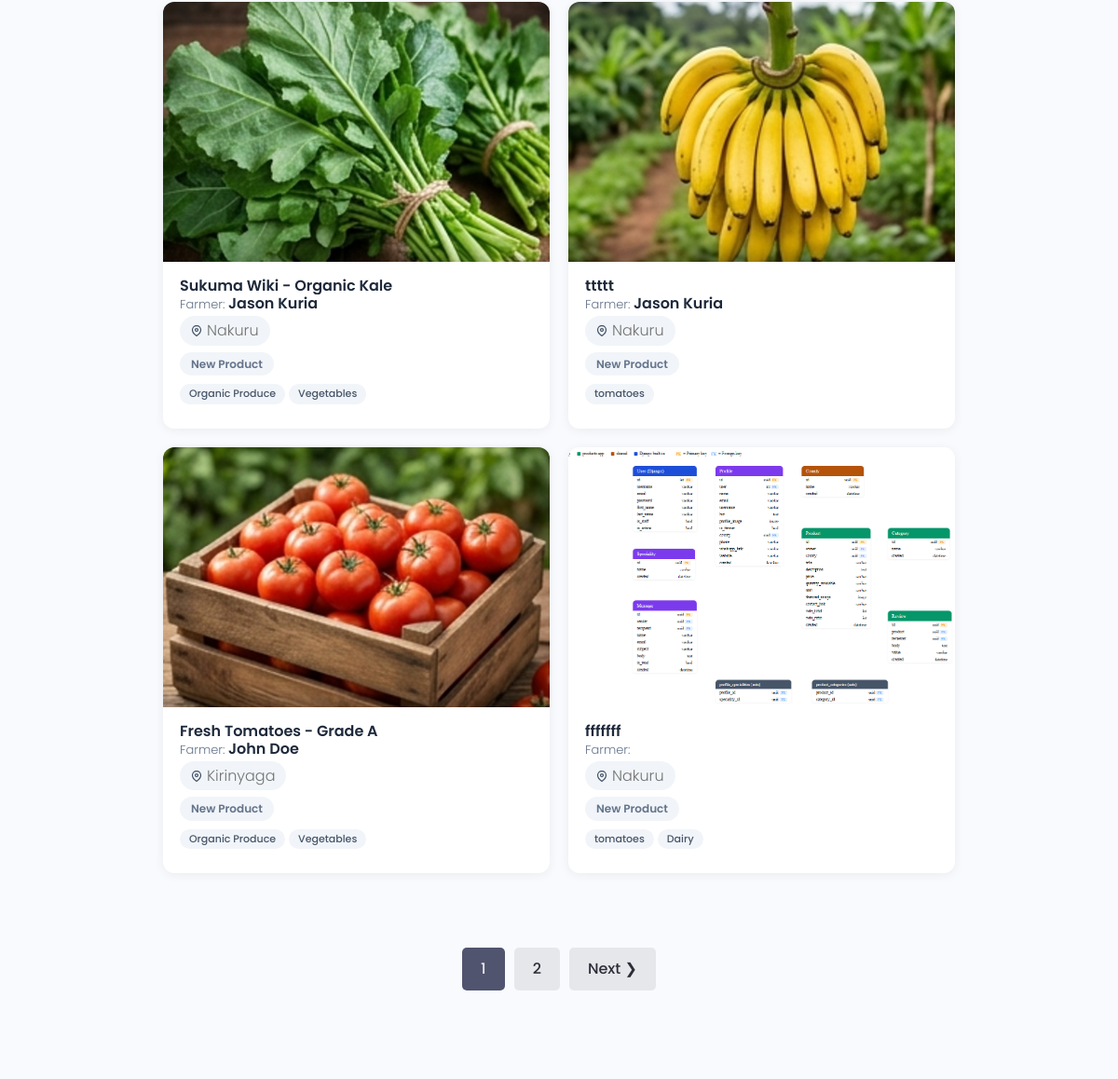
/products/ (middle part), run on an earlier commit of the app's database.
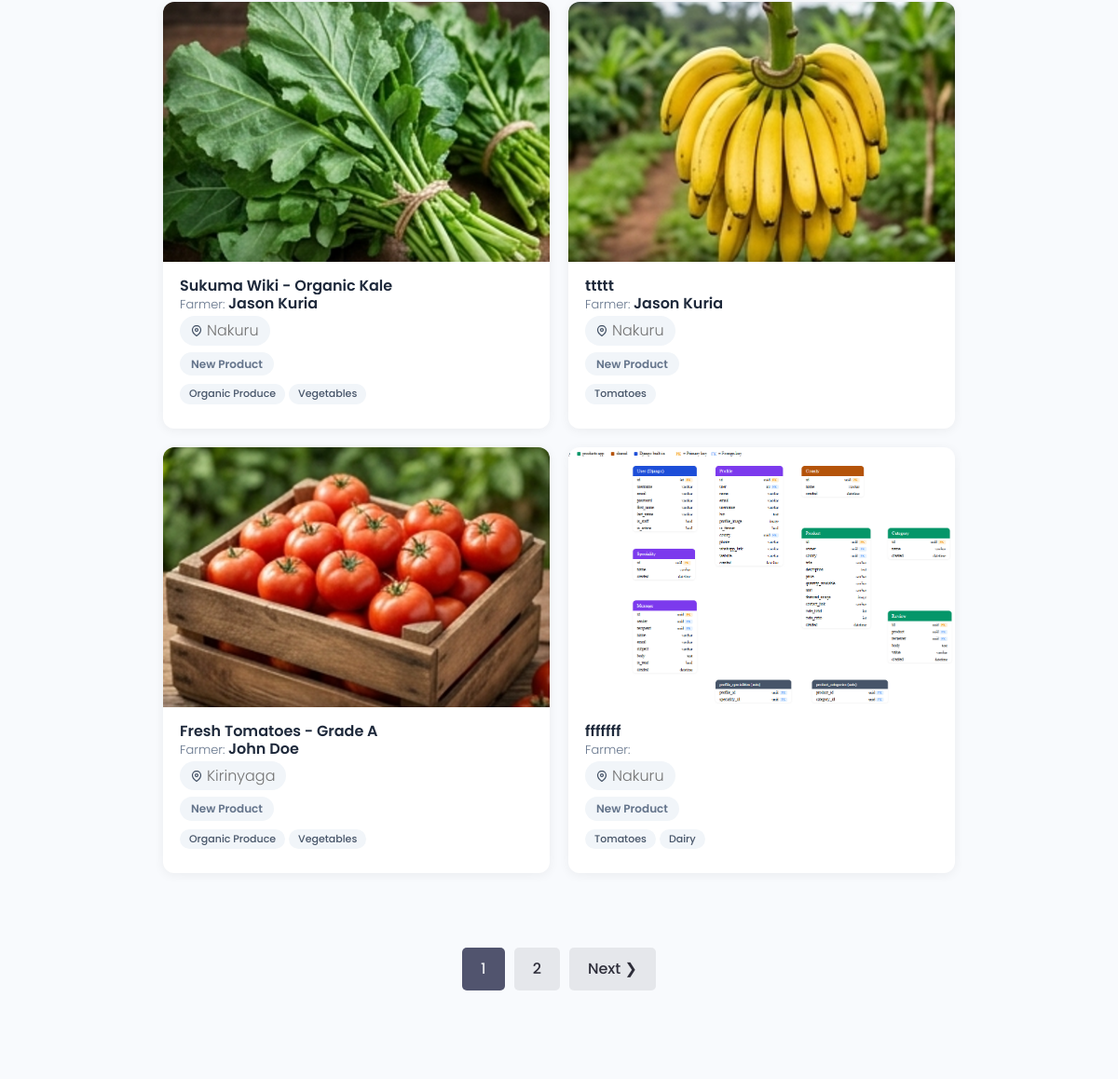
And on a later commit of the database.
### products/models.py (models this page shows, shortened)
class Product(models.Model):
    owner = models.ForeignKey(
        'users.Profile',  # ✅ String reference
        on_delete=models.CASCADE,
        null=True, blank=True
    )
    county = models.ForeignKey(
        County,  # ✅ Can use direct import because it's in same file
        on_delete=models.SET_NULL,
        null=True, blank=True
    )
    title = models.CharField(max_length=200)
    description = models.TextField(null=True, blank=True)
    price = models.CharField(max_length=200, null=True, blank=True)
    quantity_available = models.CharField(max_length=200, null=True, blank=True)
    unit = models.CharField(max_length=50, null=True, blank=True)
    featured_image = models.ImageField(
        null=True, blank=True,
        default='default.jpg',
        upload_to='products/'
    )
    contact_link = models.CharField(max_length=2000, null=True, blank=True)
    farm_link = models.CharField(max_length=2000, null=True, blank=True)
    categories = models.ManyToManyField(Category, blank=True)
    vote_total = models.IntegerField(default=0, null=True, blank=True)
    vote_ratio = models.IntegerField(default=0, null=True, blank=True)
    created = models.DateTimeField(auto_now_add=True)
    id = models.UUIDField(default=uuid.uuid4, unique=True, primary_key=True, editable=False)
    @property
    def imageURL(self):
        try:
            url = self.featured_image.url
        except:
            url = ''
        return url

class County(models.Model):
    name = models.CharField(max_length=200)
    id = models.UUIDField(default=uuid.uuid4, unique=True, primary_key=True, editable=False)
    created = models.DateTimeField(auto_now_add=True)
    class Meta:
        verbose_name_plural = 'Counties'
    def __str__(self):
        return self.name

class Category(models.Model):
    name = models.CharField(max_length=200)
    parent = models.ForeignKey('self', on_delete=models.CASCADE, null=True, blank=True, related_name='children')
    created = models.DateTimeField(auto_now_add=True)
    id = models.UUIDField(default=uuid.uuid4, unique=True, primary_key=True, editable=False)
    class Meta:
        verbose_name_plural = 'Categories'

### users/models.py (models this page shows, shortened)
class Profile(models.Model):
    user = models.OneToOneField(
        User,
        on_delete=models.CASCADE,
        null=True, blank=True
    )
    name = models.CharField(
        max_length=200,
        null=True, blank=True
    )
    username = models.CharField(
        max_length=200,
        null=True, blank=True
    )
    id = models.UUIDField(
        default=uuid.uuid4,
        unique=True,
        primary_key=True,
        editable=False
    )
    created = models.DateTimeField(
        auto_now_add=True
    )

### products/views.py (the view)
# urls.py: path('products/', include('products.urls')),
def products(request):
    products, search_query = searchProducts(request)
    products, custom_range = paginateProducts(request, products, 3)
    context = {
        'products': products,
        'search_query': search_query,
        'custom_range': custom_range,
    }
    return render(request, 'products/products.html', context)

### products/utils.py (called while the page is built)
def paginateProducts(request, products, results):
    page = request.GET.get('page', 1)
    results = 6
    paginator = Paginator(products, results)
    try:
        products = paginator.page(page)
    except PageNotAnInteger:
        page = 1
        products = paginator.page(page)
    except EmptyPage:
        page = paginator.num_pages
        products = paginator.page(page)
    leftIndex = int(page) - 4
    if leftIndex < 1:
        leftIndex = 1  # Ensure the left index does not go below 1
    rightIndex = int(page) + 5
    if rightIndex > paginator.num_pages:
        rightIndex = paginator.num_pages + 1  # Ensure the right index does not go beyond the total number of pages
    custom_range = range(leftIndex, rightIndex)
    return products, custom_range

def searchProducts(request):
    search_query = ''
    if request.GET.get('search_query'):
        search_query = request.GET.get('search_query')
    category = Category.objects.filter(name__icontains=search_query)
    products = Product.objects.distinct().filter(
        Q(title__icontains=search_query) |
        Q(description__icontains=search_query) |
        Q(owner__name__icontains=search_query) |
        Q(categories__in=category)
    )
    return products, search_query

### products/templates/products/products.html (shortened to what this page needs)
{% extends 'main.html' %}
{% block content %}
{% load static %}
<link rel="stylesheet" href="{% static 'styles/products.css' %}" />
<main class="projects">
    <section class="projectsList" style="margin-top: 1rem;">
        <div class="content-box">
            <div class="marketplace-grid">
                {% for product in products %}
                <div class="product-retail-card">
                    <a href="{% url 'single-product' product.id %}" class="product-img-link">
                        <img class="product-img-render" src="{{ product.imageURL }}" alt="{{ product.title }} thumbnail" />
                    </a>
                    <div class="product-details-box">
                        <a href="{% url 'single-product' product.id %}" style="text-decoration: none; color: inherit; display: block; margin: 0 !important; padding: 0 !important;">
                            <h3 class="retail-title" title="{{ product.title }}" style="margin: 0 !important; line-height: 1.2 !important; height: auto !important; max-height: 3.6rem; overflow: hidden;">
                                {{ product.title }}
                            </h3>
                        </a>
                        <p class="retail-farmer" style="margin: 0 !important; padding: 0 !important; line-height: 1.2 !important;">
                            Farmer: <strong>{{ product.owner.name }}</strong>
                        </p>
                        <div class="retail-location-badge">
                            <svg xmlns="http://www.w3.org/2000/svg" width="12" height="12" viewBox="0 0 24 24" fill="none" stroke="currentColor" stroke-width="2.5" stroke-linecap="round" stroke-linejoin="round">
                                <path d="M21 10c0 7-9 13-9 13s-9-6-9-13a9 9 0 0 1 18 0z"></path>
                                <circle cx="12" cy="10" r="3"></circle>
                            </svg>
                            <span>{{ product.county|default:"Nairobi" }}</span>
                        </div>
                        {% if product.vote_ratio %}
                        <div class="trust-rating-badge">
                            👍 {{ product.vote_ratio }}% Positive
                        </div>
                        {% else %}
                        <div class="trust-rating-badge" style="background-color: #f1f5f9; color: #64748b;">
                            New Product
                        </div>
                        {% endif %}
                        <div class="retail-tag-strip">
                            {% for category in product.categories.all %}
                            <span class="retail-mini-pill">{{ category.name }}</span>
                            {% endfor %}
                        </div>
                    </div>
                </div>
                {% endfor %}
            </div>
        </div>
    </section>
    {% include 'pagination.html' with queryset=products custom_range=custom_range %}
</main>
{% endblock content %}

### templates/main.html (shortened to what this page needs)
<!DOCTYPE html>
{% load static %}
<html>
<head>
    <link rel="stylesheet" href="{% static 'uikit/styles/uikit.css' %}" />
    <link rel="stylesheet" href="{% static 'styles/app.css' %}" />
</head>
<body>
    <div class="container-workspace" style="padding-bottom: 0 !important; margin-bottom: 0 !important; min-height: auto !important;">
        {% block content %}
        {% endblock content %}
    </div>
</body>
</html>

### templates/navbar.html (shortened to what this page needs)
{% load static %}

### templates/pagination.html (shortened to what this page needs)
{% if queryset.has_other_pages %}
<div class="pagination">
    <ul class="container">
        {% for page in custom_range %}
            {% if page == queryset.number %}
            <li>
                <a href="?page={{ page }}" class="btn page-link btn--sub" data-page="{{ page }}">
                    {{ page }}
                </a>
            </li>
            {% else %}
            <li>
                <a href="?page={{ page }}" class="btn page-link" data-page="{{ page }}">
                    {{ page }}
                </a>
            </li>
            {% endif %}
        {% endfor %}
        {% if queryset.has_next %}
        <li>
            <a href="?page={{ queryset.next_page_number }}" class="btn page-link" data-page="{{ queryset.next_page_number }}">
                Next &#10095;
            </a>
        </li>
        {% endif %}
    </ul>
</div>
{% endif %}

### templates/footer.html (shortened to what this page needs)
{% load static %}

### static/styles/app.css (style rules this page uses)
:root { --color-sub: #2d2d39; }
.btn--sub { background-color: var(--color-sub-light); }
img { width: 100%; }
.content-box { width: 95%; max-width: 85rem; margin: 0 auto; }
.pagination { margin-top: 8rem; margin-bottom: 10rem; }
.pagination > ul { flex-wrap: wrap; list-style: none; display: flex; align-items: center; justify-content: center; gap: 1rem; }
.pagination .btn { color: var(--color-sub); }
.pagination .btn.btn--sub { color: var(--color-light); }
.projectsList { margin-top: 8rem; }

### static/styles/products.css (style rules this page uses)
.marketplace-grid { display: grid; grid-template-columns: repeat(auto-fill, minmax(280px, 1fr)); gap: 2rem; }
.product-retail-card { background: #ffffff; border-radius: 12px; overflow: hidden; box-shadow: 0 2px 12px rgba(0, 0, 0, 0.06); transition: all 0.35s cubic-bezier(0.25, 0.46, 0.45, 0.94); display: flex; flex-direction: column; height: 100%; position: relative; }
.product-img-link { display: block; overflow: hidden; background: #f1f5f9; position: relative; padding-top: 66.67%; }
.product-img-render { position: absolute; top: 0; left: 0; width: 100%; height: 100%; object-fit: cover; transition: transform 0.5s cubic-bezier(0.25, 0.46, 0.45, 0.94); }
.product-details-box { padding: 1.6rem 1.8rem 1.8rem; flex: 1; display: flex; flex-direction: column; }
.retail-title { font-size: 1.6rem; font-weight: 600; color: #1e293b; margin: 0 0 0.4rem 0; line-height: 1.3; max-height: 4.2rem; overflow: hidden; display: -webkit-box; -webkit-line-clamp: 2; line-clamp: 2; -webkit-box-orient: vertical; transition: color 0.2s; }
.retail-farmer { font-size: 1.3rem; color: #64748b; margin: 0 0 0.6rem 0; }
.retail-farmer strong { color: #1e293b; font-weight: 600; }
.retail-location-badge { display: inline-flex; align-items: center; gap: 5px; font-size: 1.2rem; color: #475569; background: #f1f5f9; padding: 3px 12px; border-radius: 50px; margin: 0.4rem 0; width: fit-content; }
.retail-location-badge svg { flex-shrink: 0; }
.trust-rating-badge { display: inline-block; background: #e8f8f0; color: #2e7d32; padding: 3px 12px; border-radius: 50px; font-size: 1.2rem; font-weight: 600; margin: 0.3rem 0; width: fit-content; }
.retail-tag-strip { display: flex; flex-wrap: wrap; gap: 4px; margin: 0.6rem 0 0.8rem; }
.retail-mini-pill { background: #f1f5f9; color: #475569; padding: 2px 10px; border-radius: 50px; font-size: 1.1rem; font-weight: 500; transition: all 0.2s; }

### static/uikit/styles/modules/_variables.css (style rules this page uses)
:root { --color-main: #5aa5b9; --color-main-light: #e6faff; --color-sub: #3f4156; --color-sub-light: #51546e; --color-sub-lighter: #ededfd; --color-text: #737373; --color-gray: #8b8b8b; --color-light: #e5e7eb; --color-light-gray: #767676; --color-bg: #f8fafd; --color-white: #fffefd; --color-white-light: #f3f3f3; --color-success: #359e64; --color-success-bg: #def8e8; --color-error: #fc4b0b; --color-error-bg: #fff2ee; --font-base: 'Poppins', arial, helvetica, 'Segoe UI', roboto, ubuntu, sans-serif; --font-monospace: 'Fira Code', 'Courier New', courier, monospace; --font-regular: 300; --font-medium: 500; --font-bold: 700; --generic-shadow: 1px 1px 5px #00000010; --generic-transition: all 0.3s ease-in-out; }

### static/uikit/styles/modules/_base.css (style rules this page uses)
* { margin: 0; padding: 0; box-sizing: border-box; text-rendering: optimizeLegibility; color: inherit; font-size: inherit; }
html { font-size: 50%; }
@media only screen and (min-width: 480px) { html { font-size: 56.25%; } }
@media only screen and (min-width: 1200px) { html { font-size: 62.5%; } }
body { line-height: 1.6; font-weight: 400; font-size: 1.5rem; color: var(--color-text); background-color: var(--color-bg); min-height: 100vh; }

### static/uikit/styles/modules/_typography.css (style rules this page uses)
* { font-family: var(--font-base); }
h3 { font-size: 3.2rem; font-weight: var(--font-medium); }
p, span, strong { font-size: 1.6rem; color: var(--color-text); font-weight: var(--font-regular); }
strong { font-weight: var(--font-medium); }
a { padding-bottom: 2px; text-decoration: none; display: inline-block; color: var(--color-main); font-weight: var(--font-medium); }

### static/uikit/styles/modules/_utilities.css (style rules this page uses)
.container { width: 92%; max-width: 165rem; margin: 0 auto; box-sizing: border-box; }
@media screen and (min-width: 1000px) { .container { width: 90%; } }
@media screen and (min-width: 1200px) { .container { width: 80%; } }

What changed in the data, as far as the page shows it:
changed Category: name "tomatoes" → "Tomatoes"
